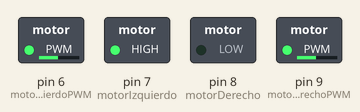
A sketch run on a simulated Arduino Uno, built with avr-gcc and run on an emulated ATmega328P. Parts: switched loads named in the sketch (green lamp = pin HIGH).

Above: at 0.1 s.
Timing chart, 0 to 1.6 s (numbered marks = the images above):
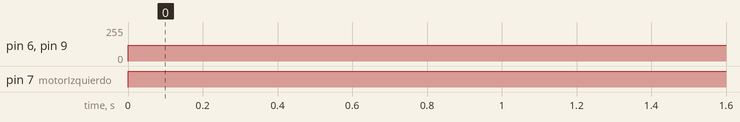

The sketch:

07-EjercicioMotoresMueveSentidoHorarioDosRuedas.ino
```cpp
// Se mueve en sentido horario-> funcionan ambas ruedas
// La rueda derecha gira hacia atrás
// La rueda izquierda gira hacia delante

int motorIzquierdoPWM = 6;
int motorIzquierdo = 7;
int motorDerecho = 8;
int motorDerechoPWM = 9;

void setup()
{
    pinMode(motorIzquierdoPWM, OUTPUT);
    pinMode(motorIzquierdo, OUTPUT);
    pinMode(motorDerecho, OUTPUT);
    pinMode(motorDerechoPWM, OUTPUT);
}

void loop()
{
    digitalWrite(motorIzquierdo, HIGH);
    digitalWrite(motorDerecho, LOW);
    analogWrite(motorIzquierdoPWM, 120);
    analogWrite(motorDerechoPWM, 120);
}
```

Measured:
- by itself, pin 6 (motorIzquierdoPWM), pin 9 (motorDerechoPWM): 0/255 → 120/255 at 0.00 s
- by itself, pin 7 (motorIzquierdo): LOW → HIGH at 0.00 s
